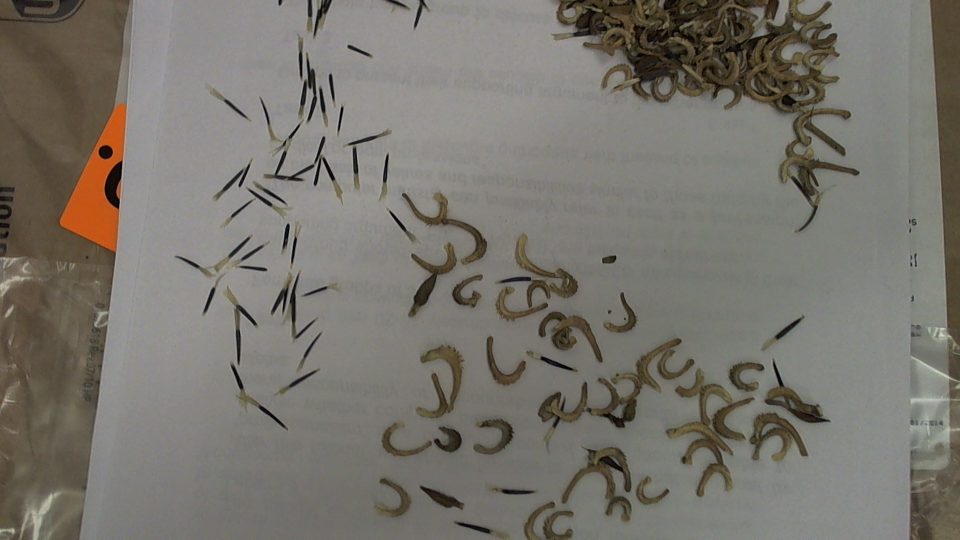
#> input picture seed_test.JPG, 1920 x 1080 px (shown at 1/2 size)
$ python countours_test.py   (Python 2 division)
#> lines starting #> are read from the running program, lines starting #| are printed output that depends on the picture; after the words box and inside, x2 and y2 are one past the last pixel; in counts of white or black regions, pixels touching at a corner belong together
import numpy as np
import cv2

# opencv 2.41 - python 2.73

"""
while key!=(32):
    filename = "seed_test.JPG"
    im_uncropped = cv2.imread(filename)
    im = im_uncropped [SW:EW,SH:EH]
    im = cv2.medianBlur(im,5)
    new = im.copy()

    imgray = cv2.cvtColor(im,cv2.COLOR_BGR2GRAY)
    ret,thresh = cv2.threshold(imgray,100,255,0) ## determinate objects
    contours, hierarchy = cv2.findContours(thresh,cv2.RETR_TREE,cv2.CHAIN_APPROX_SIMPLE)

    #cv2.imshow("original image",im)
    #print "PULSE TO ANY KEY TO CONTINUE"

    for h,cnt in enumerate(contours):
        if (len(cnt)>5):

            ellipse = cv2.fitEllipse(cnt)
            cv2.ellipse(im,ellipse,(0,255,0),2)
            #key = cv2.waitKey(0)


    label = "silueta  %s "
    text = (label % (h))
    cv2.imshow(text, im)
    key=cv2.waitKey(5)
    if key==32:
        cv2.destroyAllWindows()
        break
    if key==65364:
        EW=EW+5
        print"SW = ",SW

    if key==65362:
        EW=EW-5
        print"SW = ",SW
    #cv2.destroyAllWindows() ##
"""

def main():
    SW = 0
    EW = 760
    SH = 290
    EH = 800
    key = 0
    while(1):
        SW,EW,SH,EH = GenerateImage(SW,EW,SH,EH)

def GenerateImage(Starting_width,Ending_width,Starting_hight,Ending_hight):

#> called with Starting_width = 0, Ending_width = 760, Starting_hight = 290, Ending_hight = 800
    filename = "seed_test.JPG"
    im_uncropped = cv2.imread(filename)
#> im_uncropped is the input picture: shape (1080, 1920, 3); mean B, G, R 109, 116.8, 120.2
    im = im_uncropped [Starting_width:Ending_width,Starting_hight:Ending_hight]
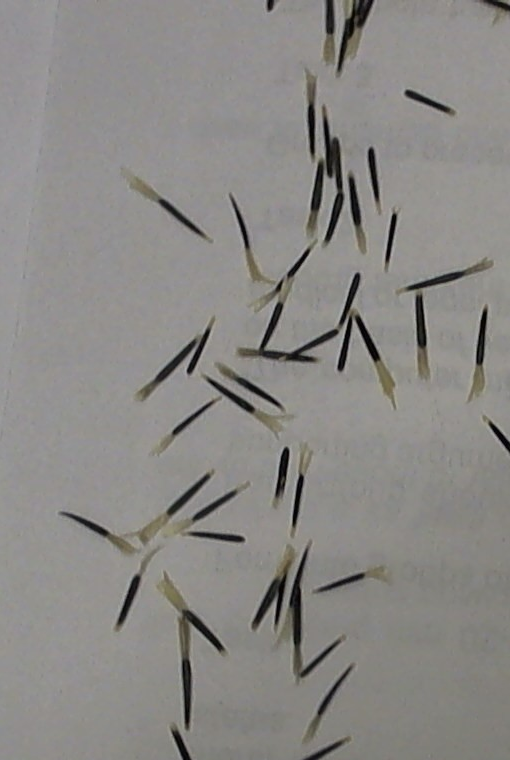
#> im: shape (760, 510, 3); mean B, G, R 133.6, 136.6, 138.5


    #im = cv2.medianBlur(im,3)
    new = im.copy()

    imgray = cv2.cvtColor(im,cv2.COLOR_BGR2GRAY)
    ret,thresh = cv2.threshold(imgray,100,255,0) ## determinate objects
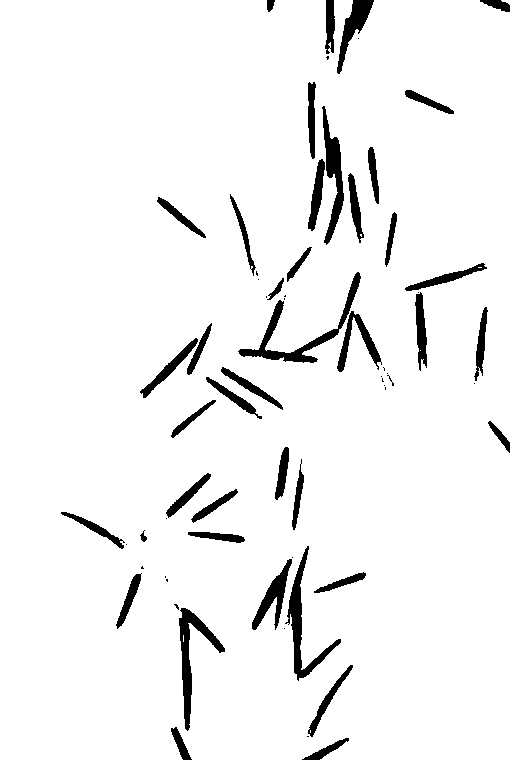
#> thresh: shape (760, 510); 94.7% white; 66 black regions (25 under 20 px), largest, box (x1, y1, x2, y2) and area: (238, 272, 361, 363) 1613, (285, 546, 341, 681) 1390, (179, 608, 225, 731) 1367
    kernel= np.ones((3,3),np.uint8)
    thresh = cv2.morphologyEx(thresh,cv2.MORPH_OPEN,kernel)
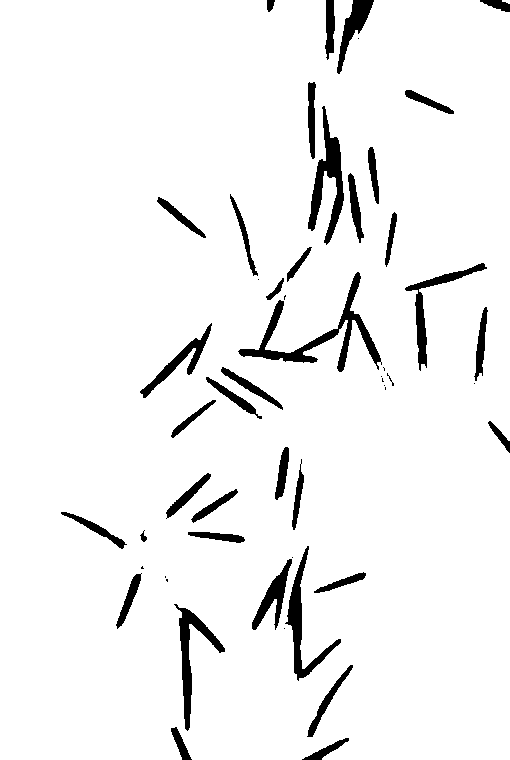
#> thresh: shape (760, 510); 94.7% white; 52 black regions (15 under 20 px), largest, box (x1, y1, x2, y2) and area: (238, 272, 382, 372) 2405, (308, 106, 344, 245) 1798, (285, 546, 341, 681) 1419
    thresh = cv2.morphologyEx(thresh,cv2.MORPH_CLOSE,kernel)
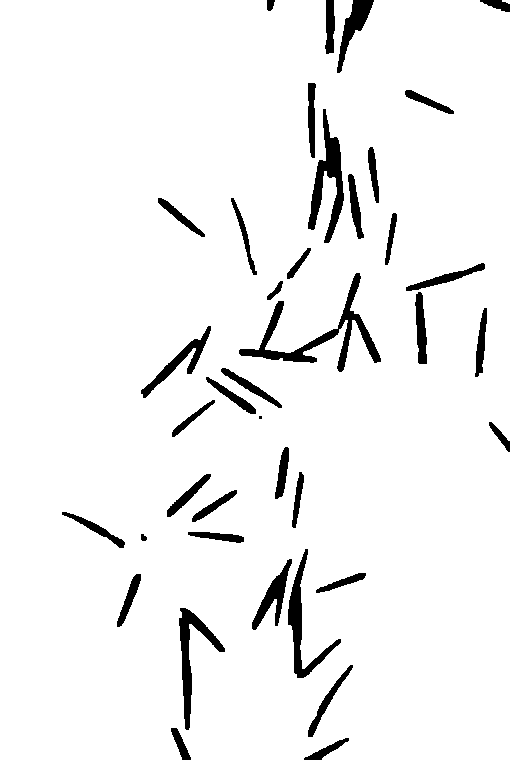
#> thresh: shape (760, 510); 94.8% white; 39 black regions (1 under 20 px)
    #cv2.imshow("Image/BW",thresh)

    contours, hierarchy = cv2.findContours(thresh,cv2.RETR_TREE,cv2.CHAIN_APPROX_SIMPLE)
#> contours = 34 contours, 2 with area under 20; largest, box (x1, y1, x2, y2) and area: (0, 0, 510, 760) 383752, (238, 272, 382, 373) 2710, (307, 108, 345, 244) 1992, (287, 548, 342, 679) 1570, (178, 607, 226, 731) 1538

    #cv2.imshow("original image",im)
    #print "PULSE TO ANY KEY TO CONTINUE"
    cv2.drawContours( im,contours,-1,(0,255,0),5)
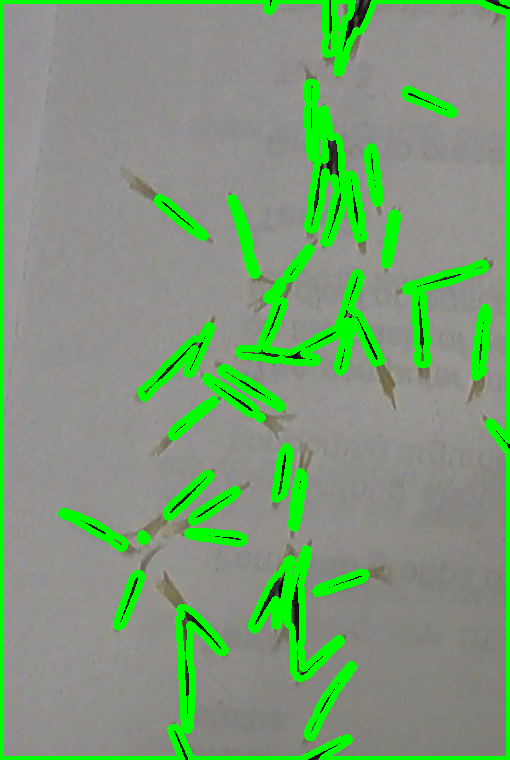
#> im: shape (760, 510, 3); 12.71% of pixels changed, all inside (x1, y1, x2, y2) = (0, 0, 510, 760)
    cv2.imshow("partitioned window", im)

    for h,cnt in enumerate(contours):
        if (len(cnt)>5):
            Carea=cv2.contourArea(cnt)
            #print(Carea)
            if(Carea>100)&(Carea<1500):

                mask = np.zeros(imgray.shape,np.uint8)
                color = cv2.mean(im,mask = mask)
                ellipse = cv2.fitEllipse(cnt)
                cv2.ellipse(im,ellipse,(0,255,255),2)
#> this loop made 34 passes
#> (Carea, ellipse) on passes 3, 5, 6, 7, 10, 11, 12, 13, 14, 15, 17, 18: (575, ((326.6, 702.6), (9.67, 105.7), 30.58)), (470.5, ((129.9, 595.8), (9.58, 72.25), 20.84)), (368.5, ((343.1, 581.8), (8.29, 61.56), 70.94)), (987.5, ((273.2, 599), (24.23, 75.58), 22.37)), (404, ((219.9, 536.4), (8.72, 69.21), 96.54)), (497, ((96.05, 528.7), (9.07, 81.99), 118.6)), (401.5, ((212.5, 506.4), (8.7, 63.16), 56.3)), (489.5, ((185.6, 496.6), (9.81, 72.08), 46.22)), (361, ((297.4, 498.3), (7.77, 65.02), 8.14)), (457, ((281.9, 473.7), (10.45, 60.49), 8.83)), (333.5, ((189.1, 420.1), (7.33, 67.35), 50.58)), (464, ((235.1, 398.4), (9.14, 74.67), 125.2))
#> Carea on passes 2, 4, 8, 9, 24, 32: 383751.5, 1538.5, 1570, 43, 2710.5, 1992
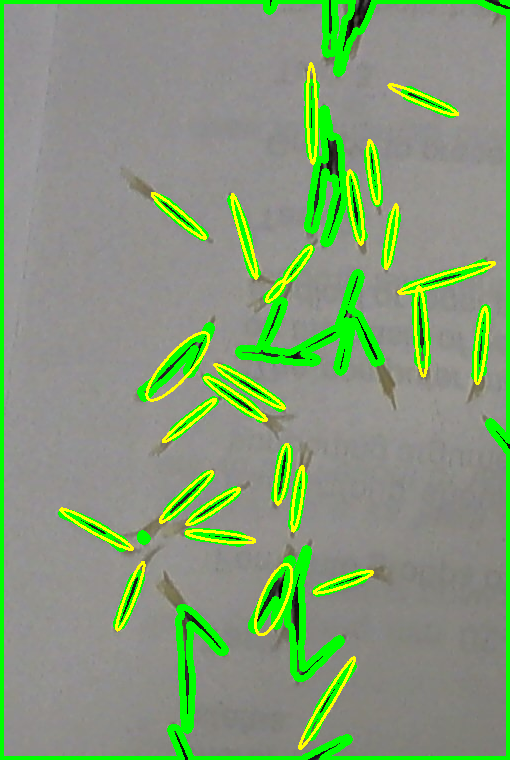
#> im: shape (760, 510, 3); 3.02% of pixels changed, all inside (x1, y1, x2, y2) = (59, 62, 496, 750)
    key=cv2.waitKey(5)
#> (key Esc is pressed here)
    if key==32:
        cv2.destroyAllWindows()
        exit(0)
#> (the program exits here)
